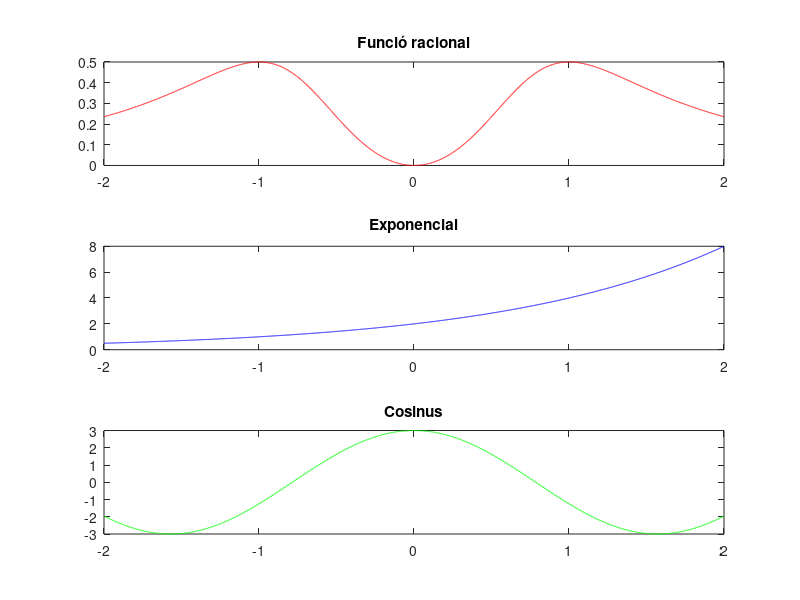

Source code (MATLAB):

resol = 0.001;

x = -2:resol:2; 

y_div = (x .^ 2) ./ (1 + x .^ 4);
y_exp = 2.^(x+1);
y_cos = 3 .* cos(2.*x);

figure

subplot(3, 1, 1);
plot(x, y_div, 'r')
title('Funció racional')


subplot(3, 1, 2);
plot(x, y_exp, 'b');
title('Exponencial')

subplot(3, 1, 3);
plot(x, y_cos, 'g');
title('Cosinus')
